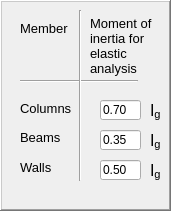
      <widget class="QFrame" name="InertiaData">
       <property name="geometry">
        <rect>
         <x>280</x>
         <y>260</y>
         <width>171</width>
         <height>211</height>
        </rect>
       </property>
       <property name="frameShape">
        <enum>QFrame::WinPanel</enum>
       </property>
       <property name="frameShadow">
        <enum>QFrame::Raised</enum>
       </property>
       <widget class="QLabel" name="label_45">
        <property name="geometry">
         <rect>
          <x>20</x>
          <y>20</y>
          <width>51</width>
          <height>16</height>
         </rect>
        </property>
        <property name="font">
         <font>
          <family>Arial</family>
          <pointsize>10</pointsize>
          <weight>50</weight>
          <italic>false</italic>
          <bold>false</bold>
         </font>
        </property>
        <property name="text">
         <string>Member</string>
        </property>
       </widget>
       <widget class="QLabel" name="label_46">
        <property name="geometry">
         <rect>
          <x>20</x>
          <y>100</y>
          <width>61</width>
          <height>16</height>
         </rect>
        </property>
        <property name="font">
         <font>
          <family>Arial</family>
          <pointsize>10</pointsize>
          <weight>50</weight>
          <italic>false</italic>
          <bold>false</bold>
         </font>
        </property>
        <property name="text">
         <string>Columns</string>
        </property>
       </widget>
       <widget class="QLabel" name="label_47">
        <property name="geometry">
         <rect>
          <x>90</x>
          <y>10</y>
          <width>71</width>
          <height>71</height>
         </rect>
        </property>
        <property name="font">
         <font>
          <family>Arial</family>
          <pointsize>10</pointsize>
          <weight>50</weight>
          <italic>false</italic>
          <bold>false</bold>
         </font>
        </property>
        <property name="text">
         <string>Moment of 
inertia for 
elastic 
analysis </string>
        </property>
       </widget>
       <widget class="QLabel" name="label_48">
        <property name="geometry">
         <rect>
          <x>20</x>
          <y>130</y>
          <width>41</width>
          <height>16</height>
         </rect>
        </property>
        <property name="font">
         <font>
          <family>Arial</family>
          <pointsize>10</pointsize>
          <weight>50</weight>
          <italic>false</italic>
          <bold>false</bold>
         </font>
        </property>
        <property name="text">
         <string>&lt;html&gt;&lt;head/&gt;&lt;body&gt;&lt;p&gt;Beams&lt;/p&gt;&lt;/body&gt;&lt;/html&gt;</string>
        </property>
       </widget>
       <widget class="QLabel" name="label_49">
        <property name="geometry">
         <rect>
          <x>150</x>
          <y>100</y>
          <width>51</width>
          <height>21</height>
         </rect>
        </property>
        <property name="font">
         <font>
          <family>Arial</family>
          <pointsize>10</pointsize>
          <weight>50</weight>
          <italic>false</italic>
          <bold>false</bold>
         </font>
        </property>
        <property name="text">
         <string>&lt;html&gt;&lt;head/&gt;&lt;body&gt;&lt;p&gt;&lt;span style=&quot; font-size:12pt;&quot;&gt;I&lt;/span&gt;&lt;span style=&quot; font-size:12pt; vertical-align:sub;&quot;&gt;g&lt;/span&gt;&lt;/p&gt;&lt;/body&gt;&lt;/html&gt;</string>
        </property>
       </widget>
       <widget class="QLabel" name="label_50">
        <property name="geometry">
         <rect>
          <x>150</x>
          <y>130</y>
          <width>61</width>
          <height>21</height>
         </rect>
        </property>
        <property name="font">
         <font>
          <family>Arial</family>
          <pointsize>10</pointsize>
          <weight>50</weight>
          <italic>false</italic>
          <bold>false</bold>
         </font>
        </property>
        <property name="text">
         <string>&lt;html&gt;&lt;head/&gt;&lt;body&gt;&lt;p&gt;&lt;span style=&quot; font-size:12pt;&quot;&gt;I&lt;/span&gt;&lt;span style=&quot; font-size:12pt; vertical-align:sub;&quot;&gt;g&lt;/span&gt;&lt;/p&gt;&lt;/body&gt;&lt;/html&gt;</string>
        </property>
       </widget>
       <widget class="QLineEdit" name="InertiaBeamsFactor">
        <property name="geometry">
         <rect>
          <x>100</x>
          <y>130</y>
          <width>41</width>
          <height>20</height>
         </rect>
        </property>
        <property name="text">
         <string>0.35</string>
        </property>
        <property name="placeholderText">
         <string>4.0</string>
        </property>
       </widget>
       <widget class="Line" name="line_2">
        <property name="geometry">
         <rect>
          <x>20</x>
          <y>80</y>
          <width>118</width>
          <height>3</height>
         </rect>
        </property>
        <property name="orientation">
         <enum>Qt::Horizontal</enum>
        </property>
       </widget>
       <widget class="Line" name="line_3">
        <property name="geometry">
         <rect>
          <x>70</x>
          <y>10</y>
          <width>20</width>
          <height>171</height>
         </rect>
        </property>
        <property name="orientation">
         <enum>Qt::Vertical</enum>
        </property>
       </widget>
       <widget class="QLineEdit" name="InertiaColumnsFactor">
        <property name="geometry">
         <rect>
          <x>100</x>
          <y>100</y>
          <width>41</width>
          <height>20</height>
         </rect>
        </property>
        <property name="text">
         <string>0.70</string>
        </property>
        <property name="placeholderText">
         <string>4.0</string>
        </property>
       </widget>
       <widget class="QLabel" name="label_109">
        <property name="geometry">
         <rect>
          <x>20</x>
          <y>160</y>
          <width>41</width>
          <height>16</height>
         </rect>
        </property>
        <property name="font">
         <font>
          <family>Arial</family>
          <pointsize>10</pointsize>
          <weight>50</weight>
          <italic>false</italic>
          <bold>false</bold>
         </font>
        </property>
        <property name="text">
         <string>&lt;html&gt;&lt;head/&gt;&lt;body&gt;&lt;p&gt;Walls&lt;/p&gt;&lt;/body&gt;&lt;/html&gt;</string>
        </property>
       </widget>
       <widget class="QLineEdit" name="InertiaWallsFactor">
        <property name="geometry">
         <rect>
          <x>100</x>
          <y>160</y>
          <width>41</width>
          <height>20</height>
         </rect>
        </property>
        <property name="text">
         <string>0.50</string>
        </property>
        <property name="placeholderText">
         <string>4.0</string>
        </property>
       </widget>
       <widget class="QLabel" name="label_110">
        <property name="geometry">
         <rect>
          <x>150</x>
          <y>160</y>
          <width>61</width>
          <height>21</height>
         </rect>
        </property>
        <property name="font">
         <font>
          <family>Arial</family>
          <pointsize>10</pointsize>
          <weight>50</weight>
          <italic>false</italic>
          <bold>false</bold>
         </font>
        </property>
        <property name="text">
         <string>&lt;html&gt;&lt;head/&gt;&lt;body&gt;&lt;p&gt;&lt;span style=&quot; font-size:12pt;&quot;&gt;I&lt;/span&gt;&lt;span style=&quot; font-size:12pt; vertical-align:sub;&quot;&gt;g&lt;/span&gt;&lt;/p&gt;&lt;/body&gt;&lt;/html&gt;</string>
        </property>
       </widget>
      </widget>
